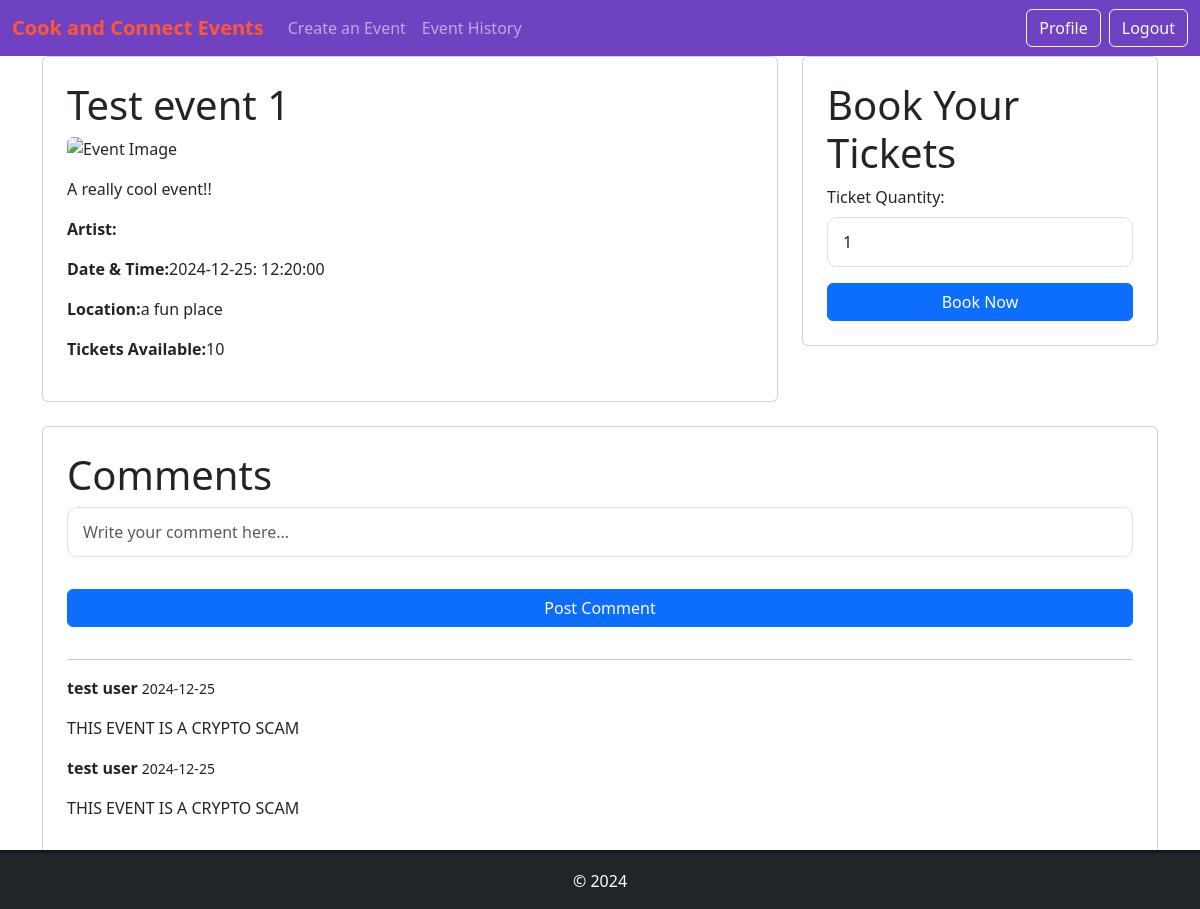
Screenshot of /details?id=1 with the database file from the repository.
### website/models.py (models this page shows)
class Event(db.Model):
    __tablename__ = "events"
    id = db.Column(db.Integer, primary_key=True)
    user_id = db.Column(db.Integer, db.ForeignKey('users.id'))
    Title = db.Column(db.String(255), nullable=False)
    Description = db.Column(db.String(255), nullable=False)
    Image = db.Column(db.String(60), nullable=False, default='default.jpg')
    Start_time = db.Column(db.Time, nullable=False)
    Start_date = db.Column(db.Date, nullable=False)
    Venue = db.Column(db.String(32), nullable=False)
    Category = db.Column(db.String(32), nullable=False)
    Tickets_avaliable = db.Column(db.Integer, nullable=False)
    Status = db.Column(db.String(32), nullable=False)
    comments = db.relationship('Comment', backref='event')

class User(db.Model, UserMixin):
    __tablename__ = "users"
    id = db.Column(db.Integer, primary_key=True)
    name = db.Column(db.String(100), index=True, unique=True, nullable=False)
    emailid = db.Column(db.String(100), index=True, nullable=False)
    password_hash = db.Column(db.String(255), nullable=False)
    comments = db.relationship('Comment', backref='user')
    events = db.relationship('Event', secondary='comments', backref=db.backref('commented_users'))

class Comment(db.Model):
    __tablename__ = "comments"
    id = db.Column(db.Integer, primary_key=True)
    comment = db.Column(db.String(500))
    date_posted = db.Column(db.Date, nullable=False)
    event_id = db.Column(db.Integer, db.ForeignKey('events.id'))
    user_id = db.Column(db.Integer, db.ForeignKey('users.id'))

### website/views.py (the view)
@main_bp.route('/details')
def eventDetails():
    event_id = request.args.get('id')
    event = Event.query.filter_by(id=event_id).first()
    comments = Comment.query.filter_by(event_id=event_id).all()
    comment_dicts = []
    for comment in comments:
        comment_dicts.append(
            {
                "poster": User.query.filter_by(id=comment.user_id).first().name,
                "comment": comment.comment,
                "date_posted": comment.date_posted
            }
        )
    return render_template('details.html', event=event, comments=comment_dicts)

### website/templates/details.html (shortened to what this page needs)
{% extends "base.html" %}
{% block content %}
    <div class="container">
        <div class="row g-4">
            <div class="col-md-8">
                <div class="card p-4">
                    <h1 class="event-header">{{ event.Title }}</h1>
                    <img href="{{ event.Image }}" class="img-fluid rounded mb-3" alt="Event Image">
                    <p class="mb-3">{{ event.Description }}</p>
                    <p><strong>Artist:</strong>{{ event_artist }}</p>
                    <p><strong>Date & Time:</strong>{{ event.Start_date }}: {{ event.Start_time }}</p>
                    <p><strong>Location:</strong>{{ event.Venue }}</p>
                    <p><strong>Tickets Available:</strong>{{ event.Tickets_avaliable }}</p>
                </div>
            </div>
            <div class="col-md-4">
                <div class="card p-4">
                    <h1 class="event-header">Book Your Tickets</h1>
                    <label for="ticket-quantity" class="form-label">Ticket Quantity:</label>
                    <input type="number" class="form-control mb-3" value="1" id="ticket-quantity">
                    <a class="btn btn-primary w-100">Book Now</a>
                </div>
            </div>
            <div class="col-12">
                <div class="card p-4">
                    <h1 class="event-header">Comments</h1>
                    <div class="mb-3">
                        <input type="text" class="form-control" placeholder="Write your comment here...">
                        <a class="btn btn-primary mt-2 w-100">Post Comment</a>
                    </div>
                    <hr>
                    <div class="comments-section">
                        {% for comment in comments %}
                            {% include "./partials/comment.html" %}
                        {% endfor %}
                    </div>
                </div>
            </div>
        </div>
    </div>
{% endblock %}

### website/templates/partials/comment.html
<div class="comment">
    <p><strong>{{ comment.poster }}</strong> <small>{{ comment.date_posted }}</small></p>
    <p>{{ comment.comment }}</p>
</div>

### website/static/style/style.css (style rules this page uses)
html { height: 100%; margin: 0; font-family: 'Poppins', sans-serif; }
.form-control { border-radius: 5px; }
.form-control { border-radius: 10px; padding: 12px 15px; font-size: 1rem; margin-bottom: 1.5rem; }

### rows the page displays
Event: Title "Test event 1", Description "A really cool event!!", Start_date "2024-12-25", Start_time "12:20:00", Venue "a fun place", Tickets_avaliable "10"
User: poster "test user" "test user"
Comment: date_posted "2024-12-25", comment "THIS EVENT IS A CRYPTO SCAM"
Comment: date_posted "2024-12-25", comment "THIS EVENT IS A CRYPTO SCAM"
